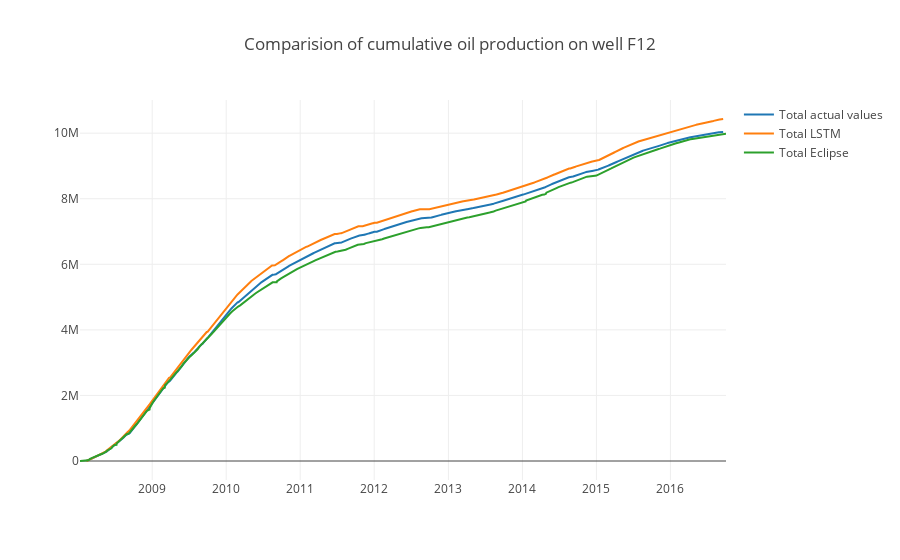

This figure's notebook cell:
### Code cell
trace = go.Scatter(x = df.DATEPRD,
                  y = cum1,
                  name = "Total LSTM")
trace1 = go.Scatter(x = df2.F12,
                   y = cum2,
                   name = "Total actual values")
trace3 = go.Scatter(x = df3.Date2,
                   y = cum3,
                   name = "Total Eclipse")
data = [trace1, trace, trace3]
layout = go.Layout(title = "Comparision of cumulative oil production on well F12")
fig = go.Figure(data = data, layout = layout)
py.iplot(fig)

### Figure 1 — Plotly figure (JSON) as saved in the notebook; plotly's stock layout.template omitted (floating-point values rounded to 4 significant figures; data arrays with more than 128 entries replaced by an {"elided": "..."} marker saying what was removed)
{"data": [{"name": "Total actual values", "type": "scatter", "uid": "b7932c12-c09c-4345-8e49-fa6f07ccde31", "x": {"elided": "3056 str values"}, "y": {"elided": "3056 float values"}}, {"name": "Total LSTM", "type": "scatter", "uid": "8d4aa237-a958-4e89-b9ff-e8685a21c7df", "x": {"elided": "2961 str values"}, "y": {"elided": "2961 float values"}}, {"name": "Total Eclipse", "type": "scatter", "uid": "38c8ff8a-0708-43a2-bef1-23a49b32e16d", "x": {"elided": "339 str values"}, "y": {"elided": "339 float values"}}], "layout": {"title": {"text": "Comparision of cumulative oil production on well F12"}}}
